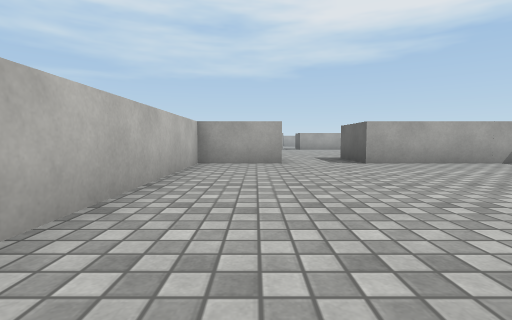
view 1 (above)

13 first-person views from a walk through a scene from a Unity 3-D project. The camera is 0.55 m above the floor, tilts 4° down and sees 85° across. The floor is counted in squares, 1 m on a side. Each view is taken from the middle of a square. On the plan, view 1 faces up. The plan holds only what a view shows up to about 9 squares ahead; the rest is blank. The place goes on beyond the plan. Surface patterns are stand-ins for the level's own textures.

view 2
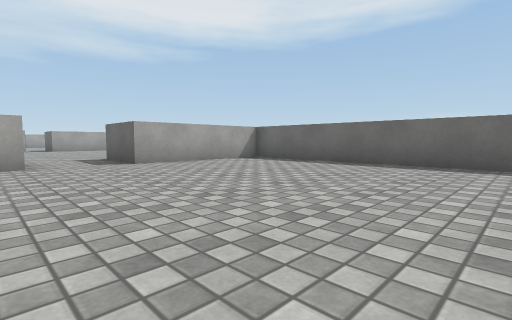

view 3
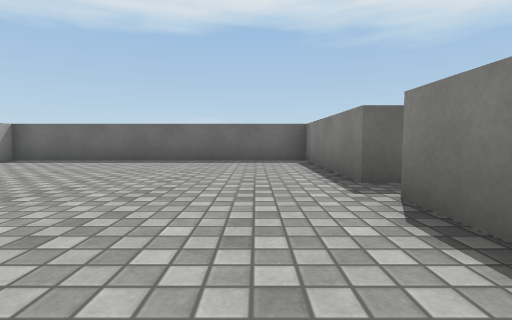

view 4
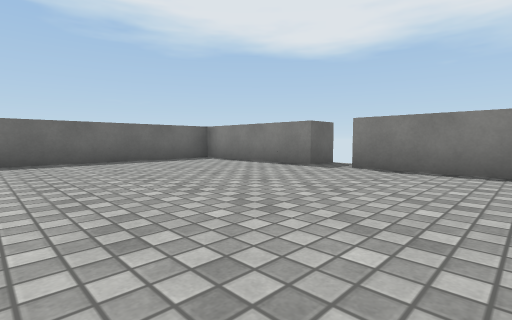

view 5
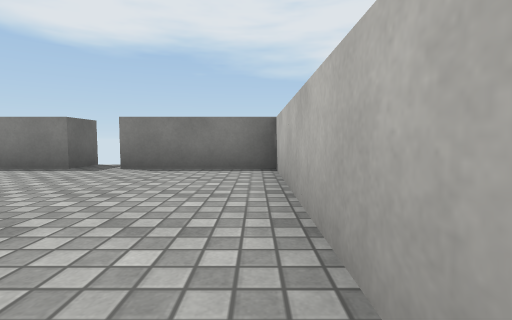

view 6
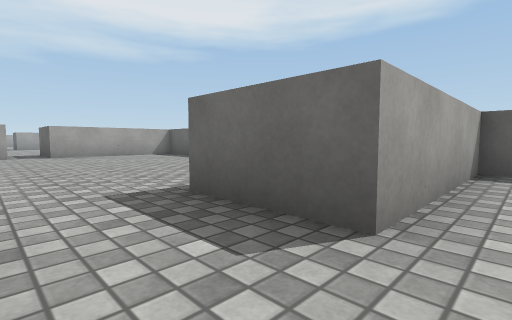

view 7
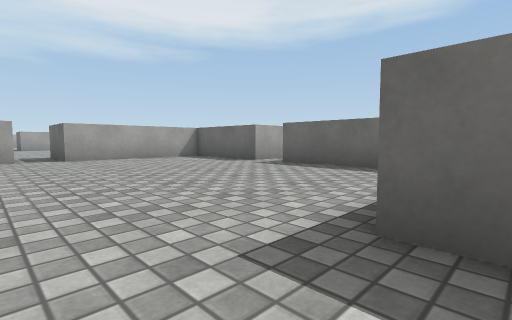

view 8
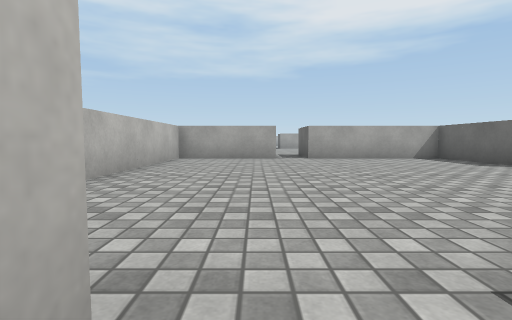

view 9
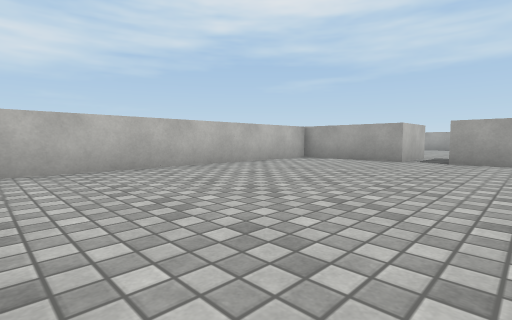

view 10
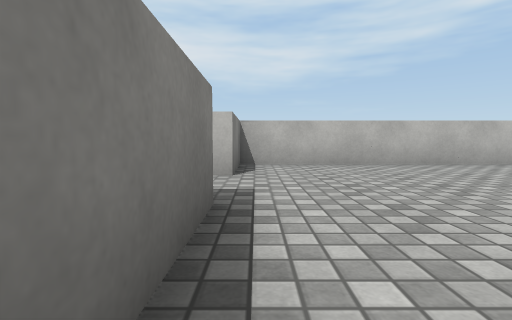

view 11
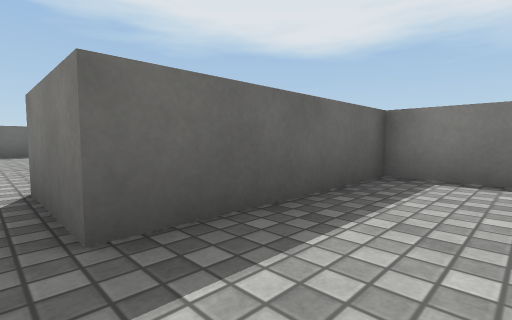

view 12
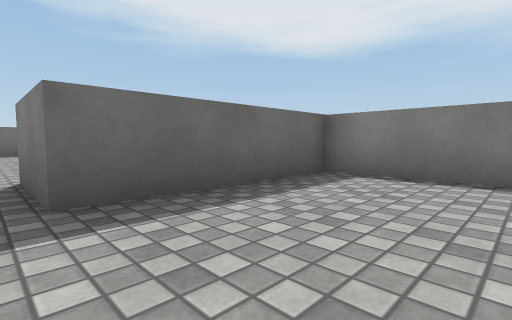

view 13
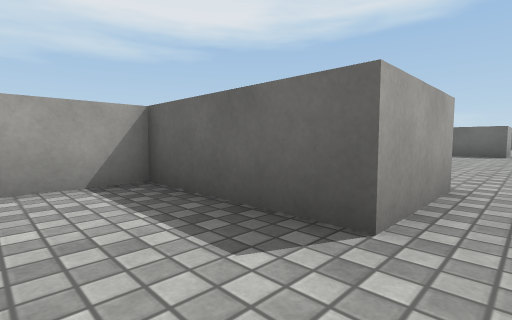

### Floor plan
Points are (right, up) in squares from view 1. A wall is a line through its corners. A room is listed if a view was taken in it or the views show most of it. See-through windows are left out.
Room 1 (views 1, 2, 3, 4, 5, 6)
walls: (2.6, -2.4) (2.6, -1.4) (6.6, -1.4) (6.6, 6.6) (2.6, 6.6); (0.6, 6.6) (-1.4, 6.6) (-1.4, -1.4) (1.6, -1.4)
ways out: opening at (1.5, 7.5) to room 2
Room 2 (views 7, 8, 9, 10, 11, 12, 13)
walls: (1.6, 16.6) (-1.4, 16.6) (-1.4, 8.6) (0.6, 8.6) (0.6, 8.2); (2.6, 6.6) (2.6, 8.6) (6.6, 8.6) (6.6, 12.6) (8.6, 12.6); (8.6, 13.6) (6.6, 13.6) (6.6, 16.6) (2.6, 16.6)
ways out: opening at (1.5, 7.5) to room 1; opening at (2, 17.5); opening at (7.5, 13)

Where each view was taken, in squares from view 1:
view 1: 0 up, 0 right, facing up
view 2: 0 up, 0 right, facing up-right
view 3: 0 up, 1 left, facing right
view 4: 4 up, 1 left, facing down-right
view 5: 4 up, 1 left, facing down
view 6: 6 up, 1 right, facing up-right
view 7: 8 up, 1 right, facing up-right
view 8: 8 up, 1 right, facing up
view 9: 9 up, 4 right, facing up-left
view 10: 9 up, 5 right, facing left
view 11: 13 up, 5 right, facing down-right
view 12: 13 up, 4 right, facing down-right
view 13: 13 up, 5 right, facing up-right
